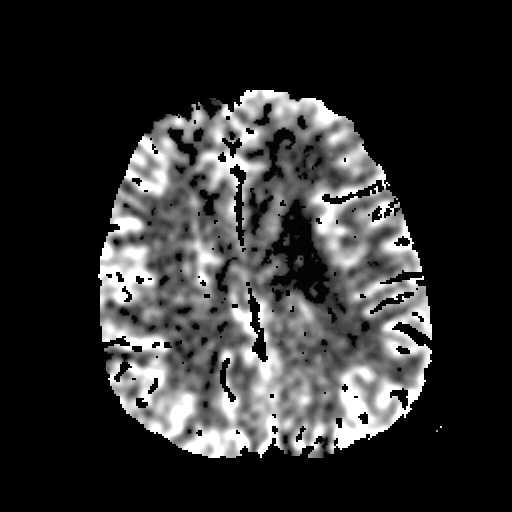
#> input picture CBV_1.bmp, 512 x 512 px
$ jupyter execute GrayScale_Histogram.ipynb
#> lines starting #> are read from the running program, lines starting #| are printed output that depends on the picture
[cell 1]
import cv2
import numpy as np
from matplotlib import pyplot as plt
from PIL import Image

[cell 2]
path = 'CBV_1.bmp'

Image = cv2.imread(path, cv2.IMREAD_GRAYSCALE)
#> Image is the input picture: shape (512, 512); min 0, max 255, mean 48.4
cv2.imshow('CBV_1.bmp',Image)

Data_set = cv2.calcHist(Image, [0], None, [256], [0,256])
#> Data_set = 256 values, max 512 at index 0, min 0 at index 1, mean 2


plt.rcParams['font.size'] = '14'

plt.figure()
plt.title('Histogram for gray scale image')
plt.xlabel("Intesity Level")
plt.ylabel("Intensity Frequency")
plt.hist(Image.ravel(),256,[0,256])
plt.xlim([0, 256])
plt.ylim([0, 10_000])
plt.savefig("GrayScale_CBV.jpg")
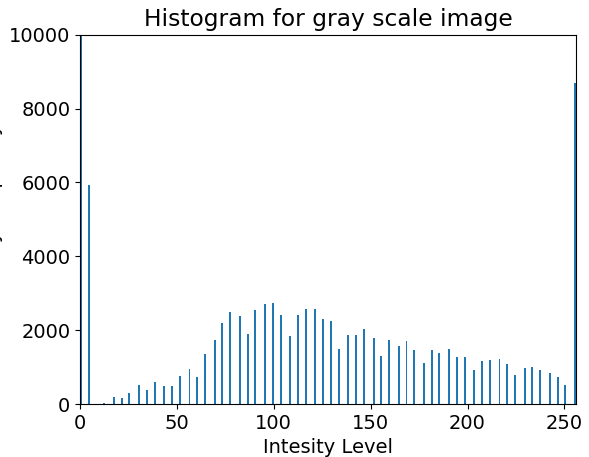
#> figure drawn by matplotlib, 1 panel; tallest bar 169168 high, from x = 0 to 1
